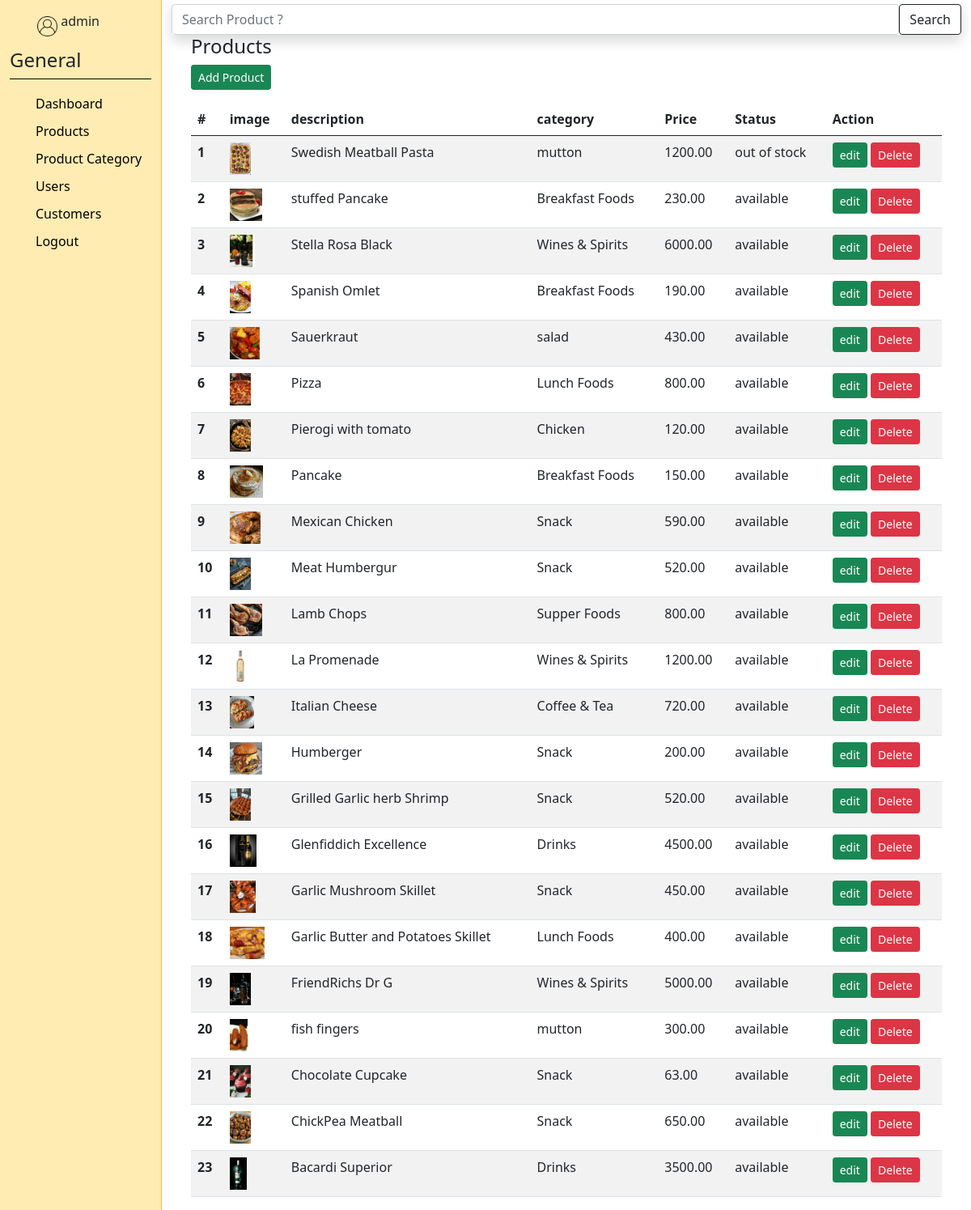
The app's page /admin/products.php (signed in) with its own data.
### tables this page shows
CREATE TABLE `products` (
  `product_id` varchar(12) NOT NULL,
  `description` varchar(50) NOT NULL,
  `category` varchar(50) NOT NULL,
  `price` decimal(10,2) NOT NULL,
  `status` varchar(30) NOT NULL,
  `image` varchar(2048) NOT NULL
);

### admin/products.php (the view, shortened to what this page needs)
<?php
require_once "../assets/config.php";
    $search = isset($_POST['search']) ? $_POST['search'] :'';
    if($search){
        $statement = $db->prepare('SELECT * FROM products WHERE description LIKE :description ORDER BY description DESC');
        $statement->bindValue(':description', "%$search%");
    }
    else{
        $statement = $db->prepare('SELECT * FROM products ORDER BY description DESC');
    }
    $statement->execute();
    $products = $statement->fetchAll(PDO::FETCH_ASSOC);
?>
<?php include_once "../assets/base.php"; ?>
<body>
	<div class="container-fluid">
		<div class="row">
			<div class="col-2 sidebar-menu">
				<?php include_once "sidebar.php"; ?>
			</div>
			<div class="col-10 menu-preview">
            <div class="search shadow">
                <form class="d-flex" action="" method="post">
                    <input class="form-control" name="search" value="<?php echo $search ?>" type="text" placeholder="Search Product ?">
                    <button class="btn btn-outline-dark" type="submit">Search</button>
                </form>
            </div>
            <div class="container">
                <h4>Products</h4>
                <div>
                        <p>
                            <a href="newproduct.php" type="button" class="btn btn-sm btn-success">Add Product</a>
                        </p>
                        <table class="table table-striped">
                        <thead>
                        <tr>
                            <th scope="col">#</th>
                            <th scope="col">image</th>
                            <th scope="col">description</th>
                            <th scope="col">category</th>
                            <th scope="col">Price</th>
                            <th scope="col">Status</th>
                            <th scope="col">Action</th>
                        </tr>
                        </thead>
                        <tbody>
                        <?php foreach ($products as $i=> $product): ?>
                            <tr>
                                <th scope="row"><?php echo $i + 1?></th>
                                <td>
                                    <img src="../assets/<?php echo $product['image'] ?>" class="thumb-image" alt='image <?php echo $i ?>'>
                                </td>
                                <td><?php echo $product['description'] ?></td>
                                <td><?php echo $product['category'] ?></td>
                                <td><?php echo $product['price'] ?></td>
                                <td><?php echo $product['status'] ?></td>
                                <td>
                                <a href="updateproduct.php?product_id=<?php echo $product['product_id']?>" class="btn btn-sm btn-success">edit</a>
                                <form method="post" action="deleteproduct.php" style="display: inline-block">
                                    <button type="submit" class="btn btn-sm btn-danger">Delete</button>
                                </form>
                                </td>
                            </tr>
                        <?php endforeach; ?>
                        </tbody>
                        </table>
                    </div>
                </div>
			</div>
		</div>
	</div>
</body>
</html>

### css/style.css (style rules this page uses)
a { text-decoration: none; }
body { scroll-behavior: smooth; }
.search { padding-top: 5px; }
.sidebar-menu { border-right: 1px solid #ffb74d; background-color: #ffecb3; height: 100vh; }
.menu-preview { height: 100vh; position: relative; overflow: auto; }
.thumb-image { height: 40px; width: auto; }

### records on screen
products: image (picture), description "Swedish Meatball Pasta", category "mutton", price "1200.00", status "out of stock"
products: image (picture), description "stuffed Pancake", category "Breakfast Foods", price "230.00", status "available"
products: image (picture), description "Stella Rosa Black", category "Wines & Spirits", price "6000.00", status "available"
products: image (picture), description "Spanish Omlet", category "Breakfast Foods", price "190.00", status "available"
products: image (picture), description "Sauerkraut", category "salad", price "430.00", status "available"
products: image (picture), description "Pizza", category "Lunch Foods", price "800.00", status "available"
products: image (picture), description "Pierogi with tomato", category "Chicken", price "120.00", status "available"
products: image (picture), description "Pancake", category "Breakfast Foods", price "150.00", status "available"
products: image (picture), description "Mexican Chicken", category "Snack", price "590.00", status "available"
products: image (picture), description "Meat Humbergur", category "Snack", price "520.00", status "available"
products: image (picture), description "Lamb Chops", category "Supper Foods", price "800.00", status "available"
products: image (picture), description "La Promenade", category "Wines & Spirits", price "1200.00", status "available"
products: image (picture), description "Italian Cheese", category "Coffee & Tea", price "720.00", status "available"
products: image (picture), description "Humberger", category "Snack", price "200.00", status "available"
products: image (picture), description "Grilled Garlic herb Shrimp", category "Snack", price "520.00", status "available"
products: image (picture), description "Glenfiddich Excellence", category "Drinks", price "4500.00", status "available"
products: image (picture), description "Garlic Mushroom Skillet", category "Snack", price "450.00", status "available"
products: image (picture), description "Garlic Butter and Potatoes Skillet", category "Lunch Foods", price "400.00", status "available"
products: image (picture), description "FriendRichs Dr G", category "Wines & Spirits", price "5000.00", status "available"
products: image (picture), description "fish fingers", category "mutton", price "300.00", status "available"
products: image (picture), description "Chocolate Cupcake", category "Snack", price "63.00", status "available"
products: image (picture), description "ChickPea Meatball", category "Snack", price "650.00", status "available"
products: image (picture), description "Bacardi Superior", category "Drinks", price "3500.00", status "available"

### other values on screen
$_SESSION['user'] "admin"
